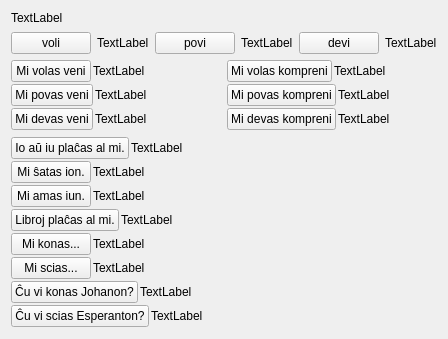
     <widget class="QWidget" name="tab_3">
      <attribute name="icon">
       <iconset resource="ikonoj.qrc">
        <normaloff>:/ikonoj/leciono.png</normaloff>:/ikonoj/leciono.png</iconset>
      </attribute>
      <attribute name="title">
       <string>3</string>
      </attribute>
      <layout class="QVBoxLayout" name="verticalLayout_18" stretch="0,1,0,0,1,0,3">
       <item>
        <widget class="titolo" name="Lec10_Label7">
         <property name="text">
          <string>TextLabel</string>
         </property>
        </widget>
       </item>
       <item>
        <spacer name="verticalSpacer_6">
         <property name="orientation">
          <enum>Qt::Vertical</enum>
         </property>
         <property name="sizeType">
          <enum>QSizePolicy::MinimumExpanding</enum>
         </property>
         <property name="sizeHint" stdset="0">
          <size>
           <width>20</width>
           <height>1</height>
          </size>
         </property>
        </spacer>
       </item>
       <item>
        <layout class="QHBoxLayout" name="horizontalLayout_26">
         <item>
          <layout class="QHBoxLayout" name="horizontalLayout_23">
           <item>
            <widget class="neklakebla" name="pushButton_18">
             <property name="sizePolicy">
              <sizepolicy hsizetype="Maximum" vsizetype="Fixed">
               <horstretch>0</horstretch>
               <verstretch>0</verstretch>
              </sizepolicy>
             </property>
             <property name="text">
              <string>voli</string>
             </property>
            </widget>
           </item>
           <item>
            <widget class="QLabel" name="Lec10_Label11">
             <property name="text">
              <string>TextLabel</string>
             </property>
             <property name="wordWrap">
              <bool>true</bool>
             </property>
            </widget>
           </item>
          </layout>
         </item>
         <item>
          <layout class="QHBoxLayout" name="horizontalLayout_24">
           <item>
            <widget class="neklakebla" name="pushButton_19">
             <property name="sizePolicy">
              <sizepolicy hsizetype="Maximum" vsizetype="Fixed">
               <horstretch>0</horstretch>
               <verstretch>0</verstretch>
              </sizepolicy>
             </property>
             <property name="text">
              <string>povi</string>
             </property>
            </widget>
           </item>
           <item>
            <widget class="QLabel" name="Lec10_Label12">
             <property name="text">
              <string>TextLabel</string>
             </property>
             <property name="wordWrap">
              <bool>true</bool>
             </property>
            </widget>
           </item>
          </layout>
         </item>
         <item>
          <layout class="QHBoxLayout" name="horizontalLayout_25">
           <item>
            <widget class="neklakebla" name="pushButton_20">
             <property name="sizePolicy">
              <sizepolicy hsizetype="Maximum" vsizetype="Fixed">
               <horstretch>0</horstretch>
               <verstretch>0</verstretch>
              </sizepolicy>
             </property>
             <property name="text">
              <string>devi</string>
             </property>
            </widget>
           </item>
           <item>
            <widget class="QLabel" name="Lec10_Label13">
             <property name="text">
              <string>TextLabel</string>
             </property>
             <property name="wordWrap">
              <bool>true</bool>
             </property>
            </widget>
           </item>
          </layout>
         </item>
        </layout>
       </item>
       <item>
        <layout class="QHBoxLayout" name="horizontalLayout_33">
         <item>
          <layout class="QVBoxLayout" name="verticalLayout_16">
           <property name="spacing">
            <number>2</number>
           </property>
           <item>
            <layout class="QHBoxLayout" name="horizontalLayout_27">
             <item>
              <widget class="neklakebla" name="pushButton_21">
               <property name="sizePolicy">
                <sizepolicy hsizetype="Maximum" vsizetype="Fixed">
                 <horstretch>0</horstretch>
                 <verstretch>0</verstretch>
                </sizepolicy>
               </property>
               <property name="text">
                <string>Mi volas veni</string>
               </property>
              </widget>
             </item>
             <item>
              <widget class="QLabel" name="Lec10_Label16">
               <property name="text">
                <string>TextLabel</string>
               </property>
               <property name="wordWrap">
                <bool>true</bool>
               </property>
              </widget>
             </item>
            </layout>
           </item>
           <item>
            <layout class="QHBoxLayout" name="horizontalLayout_28">
             <item>
              <widget class="neklakebla" name="pushButton_22">
               <property name="sizePolicy">
                <sizepolicy hsizetype="Maximum" vsizetype="Fixed">
                 <horstretch>0</horstretch>
                 <verstretch>0</verstretch>
                </sizepolicy>
               </property>
               <property name="text">
                <string>Mi povas veni</string>
               </property>
              </widget>
             </item>
             <item>
              <widget class="QLabel" name="Lec10_Label17">
               <property name="text">
                <string>TextLabel</string>
               </property>
               <property name="wordWrap">
                <bool>true</bool>
               </property>
              </widget>
             </item>
            </layout>
           </item>
           <item>
            <layout class="QHBoxLayout" name="horizontalLayout_29">
             <item>
              <widget class="neklakebla" name="pushButton_23">
               <property name="sizePolicy">
                <sizepolicy hsizetype="Maximum" vsizetype="Fixed">
                 <horstretch>0</horstretch>
                 <verstretch>0</verstretch>
                </sizepolicy>
               </property>
               <property name="text">
                <string>Mi devas veni</string>
               </property>
              </widget>
             </item>
             <item>
              <widget class="QLabel" name="Lec10_Label18">
               <property name="text">
                <string>TextLabel</string>
               </property>
               <property name="wordWrap">
                <bool>true</bool>
               </property>
              </widget>
             </item>
            </layout>
           </item>
          </layout>
         </item>
         <item>
          <layout class="QVBoxLayout" name="verticalLayout_15">
           <property name="spacing">
            <number>2</number>
           </property>
           <item>
            <layout class="QHBoxLayout" name="horizontalLayout_30">
             <item>
              <widget class="neklakebla" name="pushButton_24">
               <property name="sizePolicy">
                <sizepolicy hsizetype="Maximum" vsizetype="Fixed">
                 <horstretch>0</horstretch>
                 <verstretch>0</verstretch>
                </sizepolicy>
               </property>
               <property name="text">
                <string>Mi volas kompreni</string>
               </property>
              </widget>
             </item>
             <item>
              <widget class="QLabel" name="Lec10_Label19">
               <property name="text">
                <string>TextLabel</string>
               </property>
               <property name="wordWrap">
                <bool>true</bool>
               </property>
              </widget>
             </item>
            </layout>
           </item>
           <item>
            <layout class="QHBoxLayout" name="horizontalLayout_31">
             <item>
              <widget class="neklakebla" name="pushButton_25">
               <property name="sizePolicy">
                <sizepolicy hsizetype="Maximum" vsizetype="Fixed">
                 <horstretch>0</horstretch>
                 <verstretch>0</verstretch>
                </sizepolicy>
               </property>
               <property name="text">
                <string>Mi povas kompreni</string>
               </property>
              </widget>
             </item>
             <item>
              <widget class="QLabel" name="Lec10_Label20">
               <property name="text">
                <string>TextLabel</string>
               </property>
               <property name="wordWrap">
                <bool>true</bool>
               </property>
              </widget>
             </item>
            </layout>
           </item>
           <item>
            <layout class="QHBoxLayout" name="horizontalLayout_32">
             <item>
              <widget class="neklakebla" name="pushButton_26">
               <property name="sizePolicy">
                <sizepolicy hsizetype="Maximum" vsizetype="Fixed">
                 <horstretch>0</horstretch>
                 <verstretch>0</verstretch>
                </sizepolicy>
               </property>
               <property name="text">
                <string>Mi devas kompreni</string>
               </property>
              </widget>
             </item>
             <item>
              <widget class="QLabel" name="Lec10_Label21">
               <property name="text">
                <string>TextLabel</string>
               </property>
               <property name="wordWrap">
                <bool>true</bool>
               </property>
              </widget>
             </item>
            </layout>
           </item>
          </layout>
         </item>
        </layout>
       </item>
       <item>
        <spacer name="verticalSpacer_5">
         <property name="orientation">
          <enum>Qt::Vertical</enum>
         </property>
         <property name="sizeType">
          <enum>QSizePolicy::MinimumExpanding</enum>
         </property>
         <property name="sizeHint" stdset="0">
          <size>
           <width>20</width>
           <height>1</height>
          </size>
         </property>
        </spacer>
       </item>
       <item>
        <layout class="QVBoxLayout" name="verticalLayout_17">
         <property name="spacing">
          <number>2</number>
         </property>
         <item>
          <layout class="QHBoxLayout" name="horizontalLayout_34">
           <item>
            <widget class="neklakebla" name="pushButton_27">
             <property name="sizePolicy">
              <sizepolicy hsizetype="Maximum" vsizetype="Fixed">
               <horstretch>0</horstretch>
               <verstretch>0</verstretch>
              </sizepolicy>
             </property>
             <property name="text">
              <string>Io aŭ iu plaĉas al mi.</string>
             </property>
            </widget>
           </item>
           <item>
            <widget class="QLabel" name="Lec10_Label22">
             <property name="text">
              <string>TextLabel</string>
             </property>
             <property name="wordWrap">
              <bool>true</bool>
             </property>
            </widget>
           </item>
          </layout>
         </item>
         <item>
          <layout class="QHBoxLayout" name="horizontalLayout_35">
           <item>
            <widget class="neklakebla" name="pushButton_28">
             <property name="sizePolicy">
              <sizepolicy hsizetype="Maximum" vsizetype="Fixed">
               <horstretch>0</horstretch>
               <verstretch>0</verstretch>
              </sizepolicy>
             </property>
             <property name="text">
              <string>Mi ŝatas ion.</string>
             </property>
            </widget>
           </item>
           <item>
            <widget class="QLabel" name="Lec10_Label23">
             <property name="text">
              <string>TextLabel</string>
             </property>
             <property name="wordWrap">
              <bool>true</bool>
             </property>
            </widget>
           </item>
          </layout>
         </item>
         <item>
          <layout class="QHBoxLayout" name="horizontalLayout_36">
           <item>
            <widget class="neklakebla" name="pushButton_29">
             <property name="sizePolicy">
              <sizepolicy hsizetype="Maximum" vsizetype="Fixed">
               <horstretch>0</horstretch>
               <verstretch>0</verstretch>
              </sizepolicy>
             </property>
             <property name="text">
              <string>Mi amas iun.</string>
             </property>
            </widget>
           </item>
           <item>
            <widget class="QLabel" name="Lec10_Label24">
             <property name="text">
              <string>TextLabel</string>
             </property>
             <property name="wordWrap">
              <bool>true</bool>
             </property>
            </widget>
           </item>
          </layout>
         </item>
         <item>
          <layout class="QHBoxLayout" name="horizontalLayout_37">
           <item>
            <widget class="neklakebla" name="pushButton_30">
             <property name="sizePolicy">
              <sizepolicy hsizetype="Maximum" vsizetype="Fixed">
               <horstretch>0</horstretch>
               <verstretch>0</verstretch>
              </sizepolicy>
             </property>
             <property name="text">
              <string>Libroj plaĉas al mi.</string>
             </property>
            </widget>
           </item>
           <item>
            <widget class="QLabel" name="Lec10_Label25">
             <property name="text">
              <string>TextLabel</string>
             </property>
             <property name="wordWrap">
              <bool>true</bool>
             </property>
            </widget>
           </item>
          </layout>
         </item>
         <item>
          <layout class="QHBoxLayout" name="horizontalLayout_38">
           <item>
            <widget class="neklakebla" name="pushButton_31">
             <property name="sizePolicy">
              <sizepolicy hsizetype="Maximum" vsizetype="Fixed">
               <horstretch>0</horstretch>
               <verstretch>0</verstretch>
              </sizepolicy>
             </property>
             <property name="text">
              <string>Mi konas...</string>
             </property>
            </widget>
           </item>
           <item>
            <widget class="QLabel" name="Lec10_Label26">
             <property name="text">
              <string>TextLabel</string>
             </property>
             <property name="wordWrap">
              <bool>true</bool>
             </property>
            </widget>
           </item>
          </layout>
         </item>
         <item>
          <layout class="QHBoxLayout" name="horizontalLayout_39">
           <item>
            <widget class="neklakebla" name="pushButton_32">
             <property name="sizePolicy">
              <sizepolicy hsizetype="Maximum" vsizetype="Fixed">
               <horstretch>0</horstretch>
               <verstretch>0</verstretch>
              </sizepolicy>
             </property>
             <property name="text">
              <string>Mi scias...</string>
             </property>
            </widget>
           </item>
           <item>
            <widget class="QLabel" name="Lec10_Label27">
             <property name="text">
              <string>TextLabel</string>
             </property>
             <property name="wordWrap">
              <bool>true</bool>
             </property>
            </widget>
           </item>
          </layout>
         </item>
         <item>
          <layout class="QHBoxLayout" name="horizontalLayout_40">
           <item>
            <widget class="neklakebla" name="pushButton_33">
             <property name="sizePolicy">
              <sizepolicy hsizetype="Maximum" vsizetype="Fixed">
               <horstretch>0</horstretch>
               <verstretch>0</verstretch>
              </sizepolicy>
             </property>
             <property name="text">
              <string>Ĉu vi konas Johanon?</string>
             </property>
            </widget>
           </item>
           <item>
            <widget class="QLabel" name="Lec10_Label28">
             <property name="text">
              <string>TextLabel</string>
             </property>
             <property name="wordWrap">
              <bool>true</bool>
             </property>
            </widget>
           </item>
          </layout>
         </item>
         <item>
          <layout class="QHBoxLayout" name="horizontalLayout_41">
           <item>
            <widget class="neklakebla" name="pushButton_34">
             <property name="sizePolicy">
              <sizepolicy hsizetype="Maximum" vsizetype="Fixed">
               <horstretch>0</horstretch>
               <verstretch>0</verstretch>
              </sizepolicy>
             </property>
             <property name="text">
              <string>Ĉu vi scias Esperanton?</string>
             </property>
            </widget>
           </item>
           <item>
            <widget class="QLabel" name="Lec10_Label29">
             <property name="text">
              <string>TextLabel</string>
             </property>
             <property name="wordWrap">
              <bool>true</bool>
             </property>
            </widget>
           </item>
          </layout>
         </item>
        </layout>
       </item>
       <item>
        <spacer name="verticalSpacer_20">
         <property name="orientation">
          <enum>Qt::Vertical</enum>
         </property>
         <property name="sizeHint" stdset="0">
          <size>
           <width>20</width>
           <height>1</height>
          </size>
         </property>
        </spacer>
       </item>
      </layout>
     </widget>
